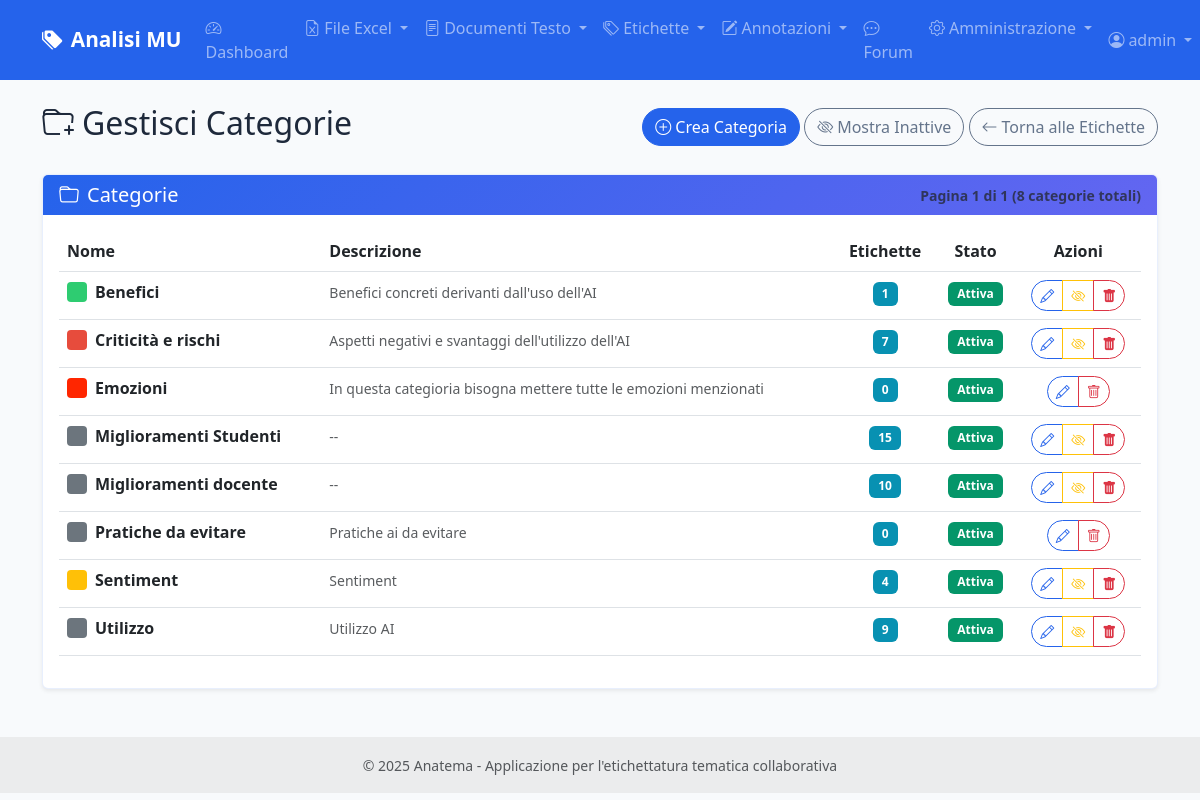
/labels/categories (signed in), run on an earlier commit of the app's database.
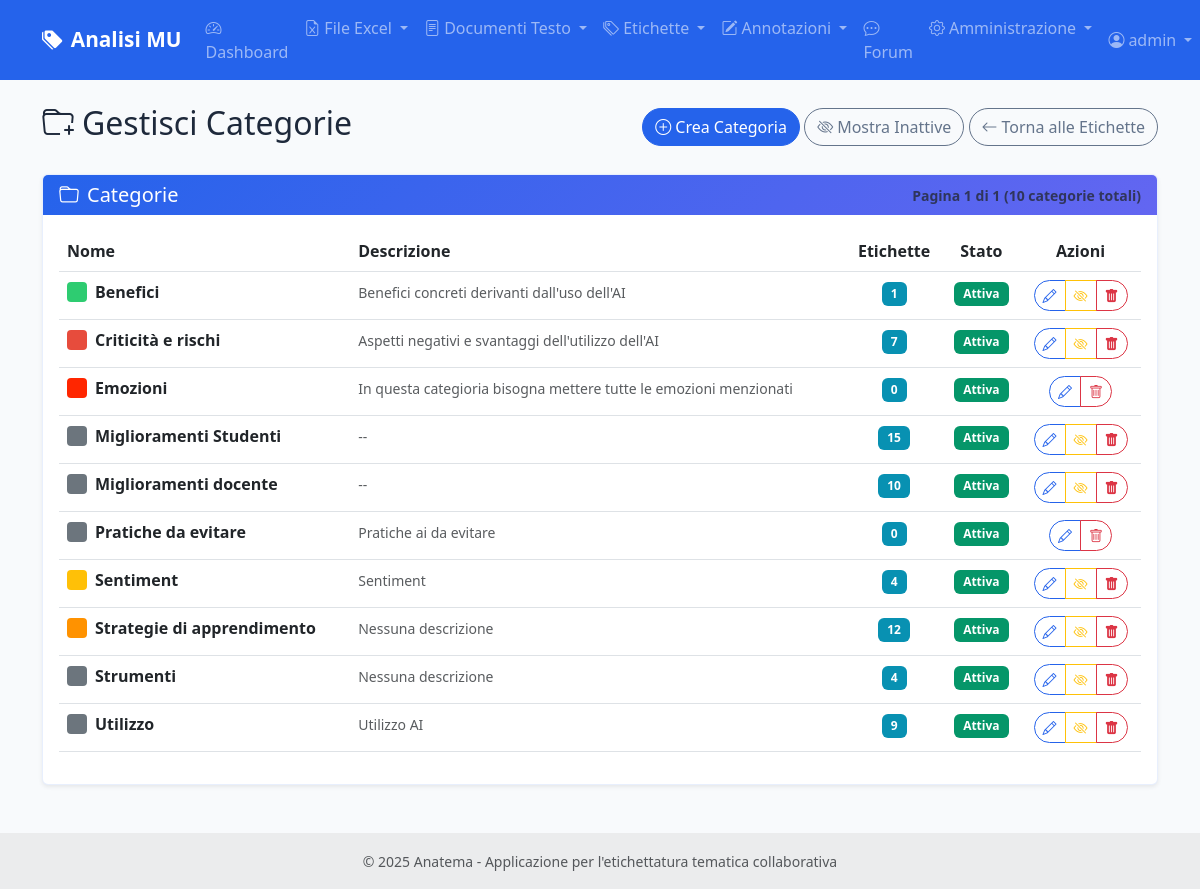
And on a later commit of the database.
### models.py (models this page shows, shortened)
class User(UserMixin, db.Model):
    id = db.Column(db.Integer, primary_key=True)
    username = db.Column(db.String(80), unique=True, nullable=False)
    email = db.Column(db.String(120), unique=True, nullable=False)
    password_hash = db.Column(db.String(255), nullable=False)
    role = db.Column(db.String(20), default='annotatore')  # 'amministratore' o 'annotatore'
    is_active = db.Column(db.Boolean, default=True)
    last_login = db.Column(db.DateTime)
    created_at = db.Column(db.DateTime, default=datetime.utcnow)
    updated_at = db.Column(db.DateTime, default=datetime.utcnow, onupdate=datetime.utcnow)
    annotations = db.relationship('CellAnnotation', foreign_keys='CellAnnotation.user_id', backref='user', lazy=True)
    def can_manage_users(self):
        return self.role == 'amministratore'

class Category(db.Model):
    id = db.Column(db.Integer, primary_key=True)
    name = db.Column(db.String(100), nullable=False, unique=True)
    description = db.Column(db.Text)
    color = db.Column(db.String(7), default='#6c757d')  # Colore HEX
    is_active = db.Column(db.Boolean, default=True)  # Soft delete
    created_at = db.Column(db.DateTime, default=datetime.utcnow)
    updated_at = db.Column(db.DateTime, default=datetime.utcnow, onupdate=datetime.utcnow)
    labels = db.relationship('Label', foreign_keys='Label.category_id', back_populates='category_obj')

### routes/labels.py (the view)
@labels_bp.route('/categories')
@login_required
def list_categories():
    page = request.args.get('page', 1, type=int)
    show_inactive = request.args.get('show_inactive', False, type=bool)
    query = Category.query
    if not show_inactive:
        query = query.filter_by(is_active=True)
    categories = query.order_by(Category.name).paginate(
        page=page, per_page=20, error_out=False
    )
    category_stats = {}
    for category in categories.items:
        category_stats[category.id] = Label.query.filter_by(category_id=category.id, is_active=True).count()
    return render_template('labels/list_categories.html',
                         categories=categories,
                         category_stats=category_stats,
                         show_inactive=show_inactive)

### templates/labels/list_categories.html (shortened to what this page needs)
{% extends "base.html" %}
{% block content %}
<div class="row mb-4">
    <div class="col-12">
        <div class="d-flex justify-content-between align-items-center">
            <h2>
                <i class="bi bi-folder-plus me-2"></i>Gestisci Categorie
            </h2>
            <div>
                <a href="{{ url_for('labels.create_category') }}" class="btn btn-primary">
                    <i class="bi bi-plus-circle me-1"></i>Crea Categoria
                </a>
                {% if show_inactive %}
                <a href="{{ url_for('labels.list_categories') }}" class="btn btn-outline-info">
                    <i class="bi bi-eye me-1"></i>Solo Attive
                </a>
                {% else %}
                <a href="{{ url_for('labels.list_categories', show_inactive=True) }}" class="btn btn-outline-secondary">
                    <i class="bi bi-eye-slash me-1"></i>Mostra Inattive
                </a>
                {% endif %}
                <a href="{{ url_for('labels.list_labels') }}" class="btn btn-outline-secondary">
                    <i class="bi bi-arrow-left me-1"></i>Torna alle Etichette
                </a>
            </div>
        </div>
    </div>
</div>
<div class="row">
    <div class="col-12">
        <div class="card">
            <div class="card-header d-flex justify-content-between align-items-center">
                <h5 class="mb-0">
                    <i class="bi bi-folder me-2"></i>Categorie
                </h5>
                <small class="text-muted">
                    Pagina {{ categories.page }} di {{ categories.pages }} ({{ categories.total }} categorie totali)
                </small>
            </div>
            <div class="card-body">
                {% if categories.items %}
                <div class="table-responsive">
                    <table class="table table-hover">
                        <thead>
                            <tr>
                                <th>Nome</th>
                                <th>Descrizione</th>
                                <th class="text-center">Etichette</th>
                                <th class="text-center">Stato</th>
                                <th class="text-center">Azioni</th>
                            </tr>
                        </thead>
                        <tbody>
                            {% for category in categories.items %}
                            <tr {% if not category.is_active %}class="table-secondary"{% endif %}>
                                <td>
                                    <div class="d-flex align-items-center">
                                        <div class="color-indicator me-2"
                                             style="background-color: {{ category.color }}; width: 20px; height: 20px; border-radius: 4px;"></div>
                                        <strong>{{ category.name }}</strong>
                                    </div>
                                </td>
                                <td>
                                    <small class="text-muted">
                                        {{ category.description or 'Nessuna descrizione' }}
                                    </small>
                                </td>
                                <td class="text-center">
                                    <span class="badge bg-info">
                                        {{ category_stats[category.id] }}
                                    </span>
                                </td>
                                <td class="text-center">
                                    {% if category.is_active %}
                                    <span class="badge bg-success">Attiva</span>
                                    {% else %}
                                    <span class="badge bg-secondary">Inattiva</span>
                                    {% endif %}
                                </td>
                                <td class="text-center">
                                    <div class="btn-group btn-group-sm" role="group">
                                        <a href="{{ url_for('labels.edit_category', category_id=category.id) }}"
                                           class="btn btn-outline-primary"
                                           title="Modifica">
                                            <i class="bi bi-pencil"></i>
                                        </a>
                                        {% if category.is_active %}
                                            {% if category_stats[category.id] == 0 %}
                                            <button type="button"
                                                    class="btn btn-outline-danger"
                                                    title="Elimina"
                                                    onclick="confirmDelete({{ category.id }}, '{{ category.name }}')">
                                                <i class="bi bi-trash"></i>
                                            </button>
                                            {% else %}
                                            <button type="button"
                                                    class="btn btn-outline-warning"
                                                    title="Disattiva"
                                                    onclick="confirmDeactivate({{ category.id }}, '{{ category.name }}')">
                                                <i class="bi bi-eye-slash"></i>
                                            </button>
                                            <button type="button"
                                                    class="btn btn-outline-danger"
                                                    title="Elimina categoria e {{ category_stats[category.id] }} etichette"
                                                    onclick="confirmDeleteWithLabels({{ category.id }}, '{{ category.name }}', {{ category_stats[category.id] }})">
                                                <i class="bi bi-trash-fill"></i>
                                            </button>
                                            {% endif %}
                                        {% endif %}
                                    </div>
                                </td>
                            </tr>
                            {% endfor %}
                        </tbody>
                    </table>
                </div>
                {% endif %}
            </div>
        </div>
    </div>
</div>
{% endblock %}

### templates/base.html (shortened to what this page needs)
<!DOCTYPE html>
<html lang="it">
<head>
    <link href="https://cdn.jsdelivr.net/npm/bootstrap@5.3.0/dist/css/bootstrap.min.css" rel="stylesheet">
    <link href="https://cdn.jsdelivr.net/npm/bootstrap-icons@1.10.0/font/bootstrap-icons.css" rel="stylesheet">
    <link href="{{ url_for('static', filename='css/style.css') }}" rel="stylesheet">
</head>
<body>
    <nav class="navbar navbar-expand-lg navbar-dark bg-primary">
        <div class="container">
            <a class="navbar-brand" href="{{ url_for('main.index') }}">
                <i class="bi bi-tags-fill me-2"></i>Analisi MU
            </a>
            <div class="collapse navbar-collapse" id="navbarNav">
                <ul class="navbar-nav me-auto">
                    {% if current_user.is_authenticated %}
                    <li class="nav-item">
                        <a class="nav-link" href="{{ url_for('main.dashboard') }}">
                            <i class="bi bi-speedometer2 me-1"></i>Dashboard
                        </a>
                    </li>
                    <li class="nav-item dropdown">
                        <a class="nav-link dropdown-toggle" href="#" id="excelDropdown" role="button" data-bs-toggle="dropdown">
                            <i class="bi bi-file-earmark-excel me-1"></i>File Excel
                        </a>
                    </li>
                    <li class="nav-item dropdown">
                        <a class="nav-link dropdown-toggle" href="#" id="textDocsDropdown" role="button" data-bs-toggle="dropdown">
                            <i class="bi bi-file-text me-1"></i>Documenti Testo
                        </a>
                    </li>
                    <li class="nav-item dropdown">
                        <a class="nav-link dropdown-toggle" href="#" id="labelsDropdown" role="button" data-bs-toggle="dropdown">
                            <i class="bi bi-tags me-1"></i>Etichette
                        </a>
                    </li>
                    <li class="nav-item dropdown">
                        <a class="nav-link dropdown-toggle" href="#" id="annotationDropdown" role="button" data-bs-toggle="dropdown">
                            <i class="bi bi-pencil-square me-1"></i>Annotazioni
                        </a>
                    </li>
                    <li class="nav-item">
                        <a class="nav-link" href="{{ url_for('forum.index') }}">
                            <i class="bi bi-chat-dots me-1"></i>Forum
                        </a>
                    </li>
                    {% if current_user.can_manage_users() %}
                    <li class="nav-item dropdown">
                        <a class="nav-link dropdown-toggle" href="#" id="adminDropdown" role="button" data-bs-toggle="dropdown">
                            <i class="bi bi-gear me-1"></i>Amministrazione
                        </a>
                    </li>
                    {% endif %}
                    {% endif %}
                </ul>
                <ul class="navbar-nav">
                    {% if current_user.is_authenticated %}
                    <li class="nav-item dropdown">
                        <a class="nav-link dropdown-toggle" href="#" id="userDropdown" role="button" data-bs-toggle="dropdown">
                            <i class="bi bi-person-circle me-1"></i>{{ current_user.username }}
                        </a>
                    </li>
                    {% endif %}
                </ul>
            </div>
        </div>
    </nav>
    <main class="container my-4">
        {% block content %}{% endblock %}
    </main>
    <footer class="bg-light text-center text-lg-start mt-5">
        <div class="text-center p-3" style="background-color: rgba(0, 0, 0, 0.05);">
            <small class="text-muted">
                © 2025 Anatema - Applicazione per l'etichettatura tematica collaborativa
            </small>
        </div>
    </footer>
</body>
</html>

### static/css/style.css (style rules this page uses)
:root { --primary-color: #2563eb; --secondary-color: #6366f1; --success-color: #059669; --warning-color: #d97706; --danger-color: #dc2626; --info-color: #0891b2; --light-color: #f8fafc; --dark-color: #1e293b; --accent-color: #7c3aed; --muted-color: #64748b; }
body { font-family: 'Segoe UI', Tahoma, Geneva, Verdana, sans-serif; background-color: var(--light-color); color: var(--dark-color); }
.navbar-brand { font-weight: 600; font-size: 1.3rem; }
.card { border: none; box-shadow: 0 0.125rem 0.25rem rgba(0, 0, 0, 0.075); transition: box-shadow 0.15s ease-in-out; }
.card-header { background: linear-gradient(135deg, var(--primary-color), var(--secondary-color)); color: white; border-bottom: none; font-weight: 600; }
.btn { border-radius: 50px; font-weight: 500; transition: all 0.2s ease; }
.badge { font-size: 0.85em; padding: 0.5em 0.75em; }
.badge { font-weight: 600; font-size: 0.75rem; }
.badge.bg-primary, .bg-primary { background-color: var(--primary-color) !important; }
.badge.bg-success, .bg-success { background-color: var(--success-color) !important; }
.badge.bg-info, .bg-info { background-color: var(--info-color) !important; }
.btn-primary { background-color: var(--primary-color); border-color: var(--primary-color); }
.btn-outline-primary { color: var(--primary-color); border-color: var(--primary-color); }
.btn-outline-secondary { color: var(--muted-color); border-color: var(--muted-color); }
.card { border: 1px solid rgba(37, 99, 235, 0.1); }
span.badge, .badge { font-weight: 600 !important; }

What changed in the data, as far as the page shows it:
added Category: name "Strategie di apprendimento", description "Nessuna descrizione", category_stats "12", is_active "Attiva"
added Category: name "Strumenti", description "Nessuna descrizione", category_stats "4", is_active "Attiva"
Also different on the page:
{{ categories.total }}: "8" → "10"
